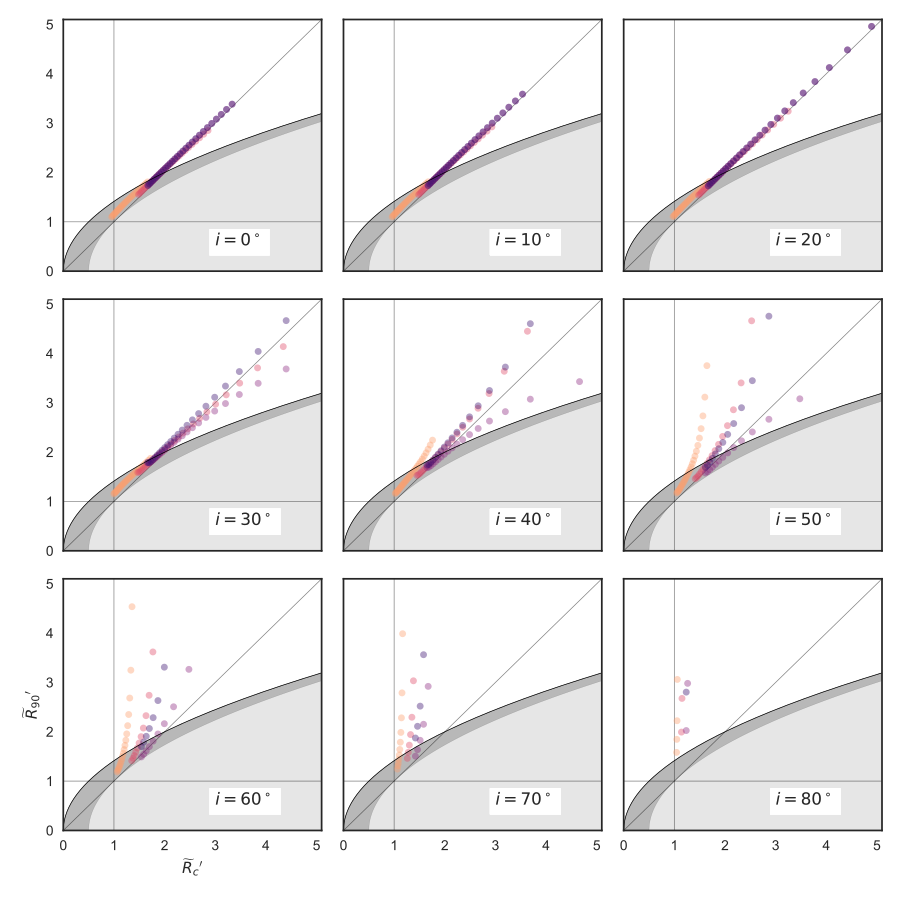

Here is the Python script that generated this plot:
import sys
import numpy as np
from matplotlib import pyplot as plt
import matplotlib.ticker
import seaborn as sns
import conic_parameters

plotfile = sys.argv[0].replace('.py', '.pdf')

sns.set_style('white')
fig, axes = plt.subplots(3, 3, figsize=(9, 9), sharex=True, sharey=True)

incs_deg = 10.0*np.arange(9)

nbeta = 30
#betas = np.logspace(-5.0, -0.5, nbeta)
betas = np.linspace(0.003, 0.5, nbeta)**2
XI_LIST = [None, 1.0, 0.8, 0.4]
nxi = len(XI_LIST)

Rc_grid = np.linspace(0.0, 10.0, 2000)
R90_T0_grid = np.sqrt(2*Rc_grid)
R90_T1_grid = np.sqrt(2*Rc_grid - 1.0)
R90_T1_grid[~np.isfinite(R90_T1_grid)] = 0.0 


cols = sns.color_palette('magma', n_colors=nxi)
for ax, inc_deg in zip(axes.flat, incs_deg):
    ax.fill_between(Rc_grid, R90_T1_grid, R90_T0_grid, color='k', alpha=0.2)
    ax.fill_between(Rc_grid, R90_T0_grid, color='k', alpha=0.1)
    ax.plot(Rc_grid, R90_T0_grid, c='k', lw=0.5)
    ax.axhline(1.0, lw=0.5, alpha=0.5, color='k', zorder=-1)
    ax.axvline(1.0, lw=0.5, alpha=0.5, color='k', zorder=-1)
    ax.plot([0.0, 10.0], [0.0, 10.0], lw=0.5, alpha=0.5, color='k', zorder=-1)
    for xi, col in list(zip(XI_LIST, cols))[::-1]:
        for beta in betas:
            # Fit to head and analytic fit to fit to tail
            ht = conic_parameters.HeadTail(beta, xi=xi, xmin=0.0, method='analytic fit')
            # Parameters for head conic
            T_h = ht.sig_h*ht.tau_h**2
            tilde_Rc_h = ht.A_h
            R0_h = 1.0
            R90_h = ht.R90

            # Parameters for tail conic
            T_t = -ht.tau_t**2
            R0_t = ht.x0_t - ht.a_t
            # Equation E from notes
            tilde_Rc_t = np.abs(T_t)*ht.a_t/R0_t
            R90_t = R0_t * np.sqrt(2*tilde_Rc_t - T_t)
            T_combine = 2*tilde_Rc_h - (R90_t / R0_h)**2

            inc = np.radians(inc_deg)

            # Projected head quantities as functions of inc
            f_h = np.sqrt(1.0 + T_h * np.tan(inc)**2)
            tilde_Rc_h_prime = tilde_Rc_h / (
                np.cos(inc)**2 * f_h * (
                    1.0 + (tilde_Rc_h / T_h) * (f_h - 1.0) 
                )
            )
            T_h_prime = T_h / (np.cos(inc)**2 * f_h**2)
            R0_h_prime = R0_h * np.cos(inc) * (
                1.0 + (tilde_Rc_h / T_h) * (f_h - 1.0)
            )
            R90_h_prime = R0_h_prime * np.sqrt(2*tilde_Rc_h_prime - T_h_prime)


            # Projected tail quantities as functions of inc
            f_t = np.sqrt(1.0 + T_t * np.tan(inc)**2)
            # Equation B from notes
            T_t_prime = T_t / f_t**2 / np.cos(inc)**2
            # Equation D from notes
            R0_t_prime = R0_t * np.cos(inc) * (
                1.0 + (tilde_Rc_t / T_t) * (f_t - 1.0)
            )
            # Equation C from notes
            tilde_Rc_t_prime = tilde_Rc_t / (
                np.cos(inc)**2 * f_t * (
                    1.0 + (tilde_Rc_t / T_t) * (f_t - 1.0) 
                )
            )
            # Equation A from notes
            R90_t_prime = R0_t_prime * np.sqrt(2*tilde_Rc_t_prime - T_t_prime)

            # Finally, the combined discriminant (equation F from notes)
            T_combine_prime = 2*tilde_Rc_h_prime - (R90_t_prime / R0_h_prime)**2

            if inc_deg < 30.0:
                # Plot the head for low inclinations
                y = R90_h_prime/R0_h_prime
            else:
                # Plot the tail for high inclinations
                y = R90_t_prime/R0_h_prime
            ax.scatter([tilde_Rc_h_prime], [y],
		       c=col, edgecolors='none',
		       marker='o', s=25, alpha=0.4)

            ax.text(3.0, 0.5, rf'$i = {inc_deg:.0f}^\circ$',
                    bbox={'facecolor': 'w', 'alpha': 0.8, 'edgecolor': 'none'})


axes[-1, 0].set(
    yscale='linear',
    xscale='linear',
    xlim=[0.0, 5.1],
    ylim=[0.0, 5.1],
    xlabel=r"$\widetilde{R}_{c}{}'$",
    ylabel=r"$\widetilde{R}_{90}{}'$",
)        


fig.tight_layout()
fig.savefig(plotfile)
print(plotfile, end='')
